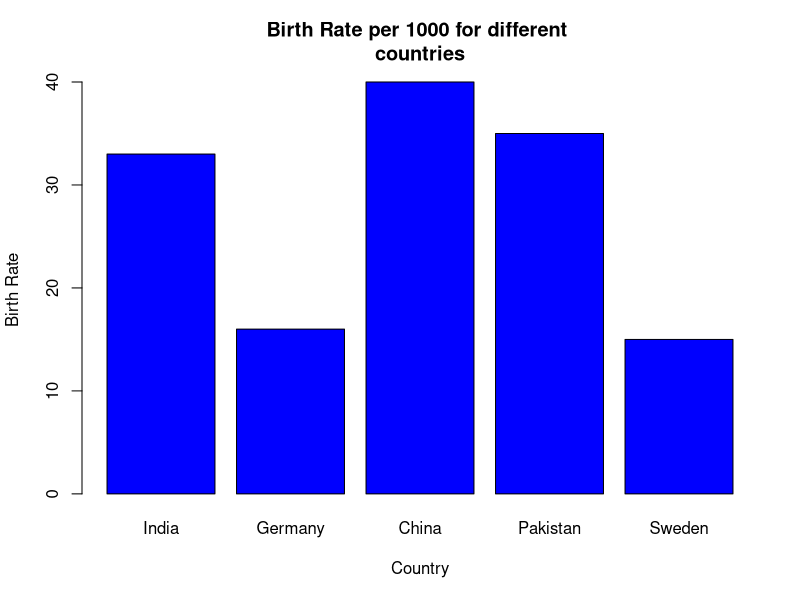
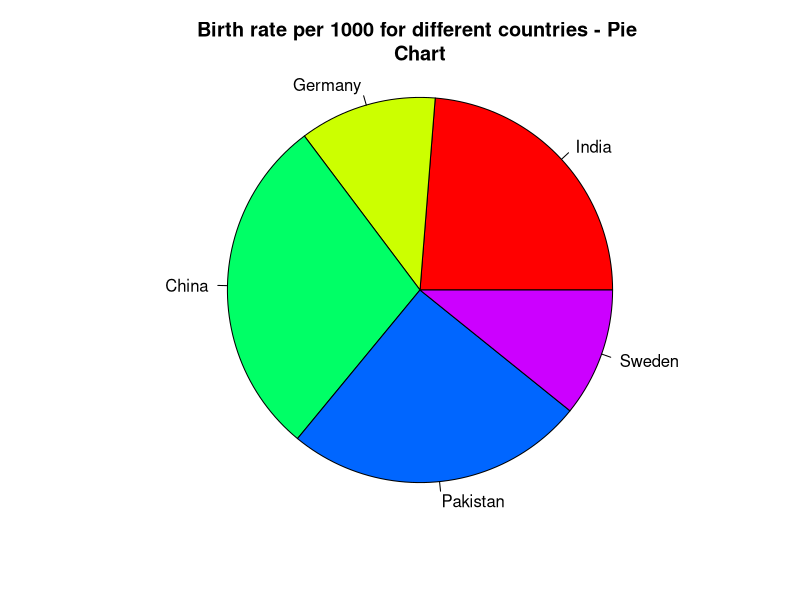
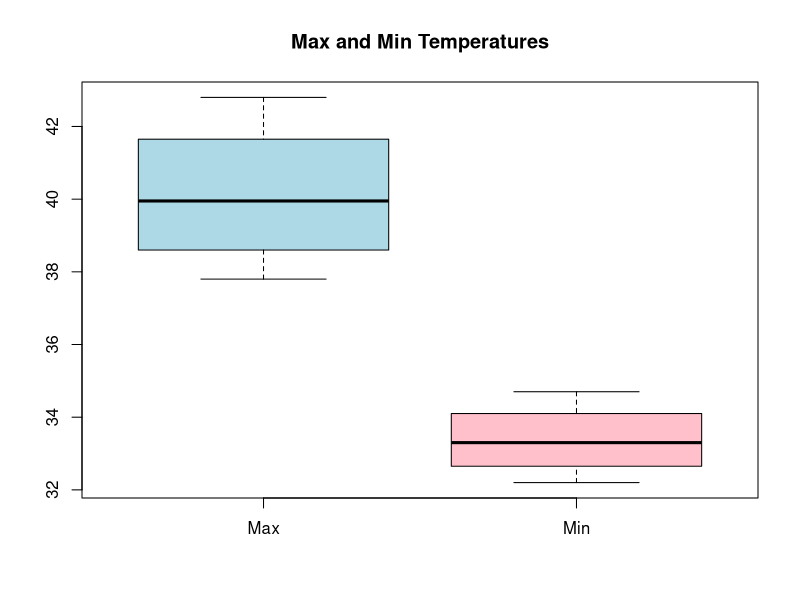
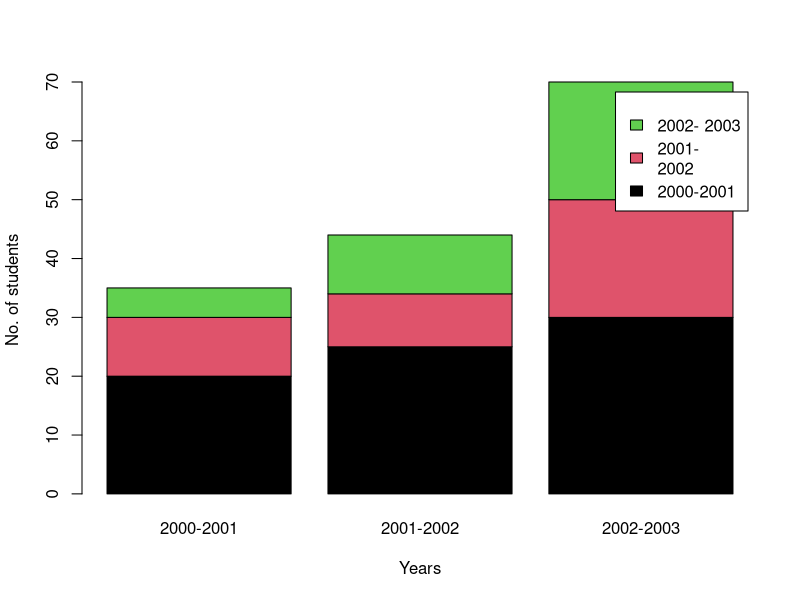
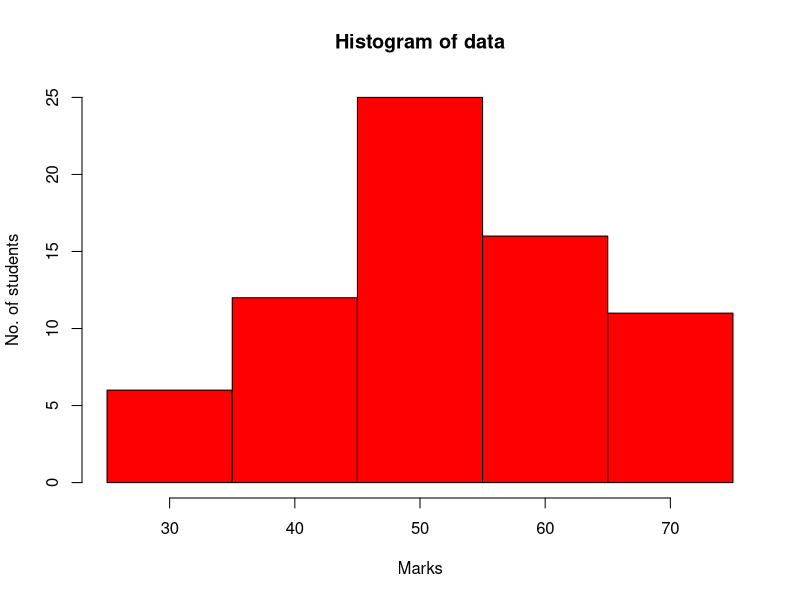
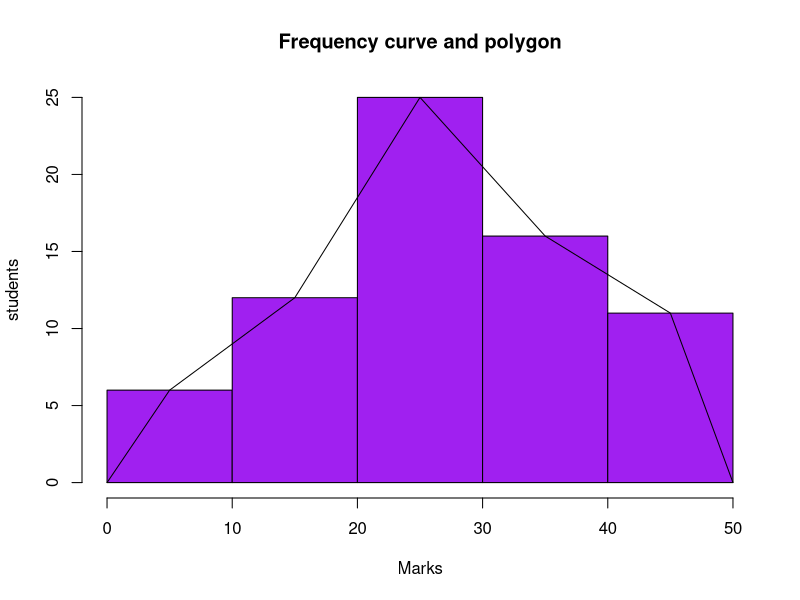
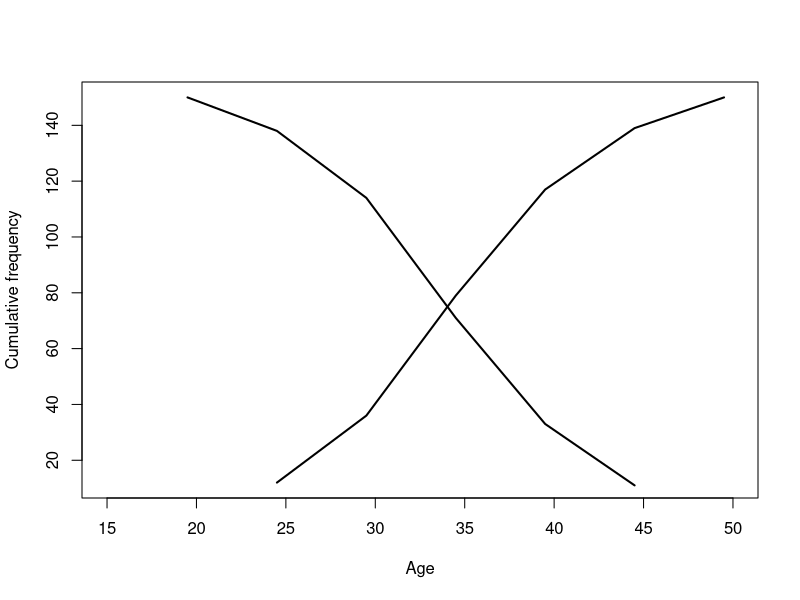
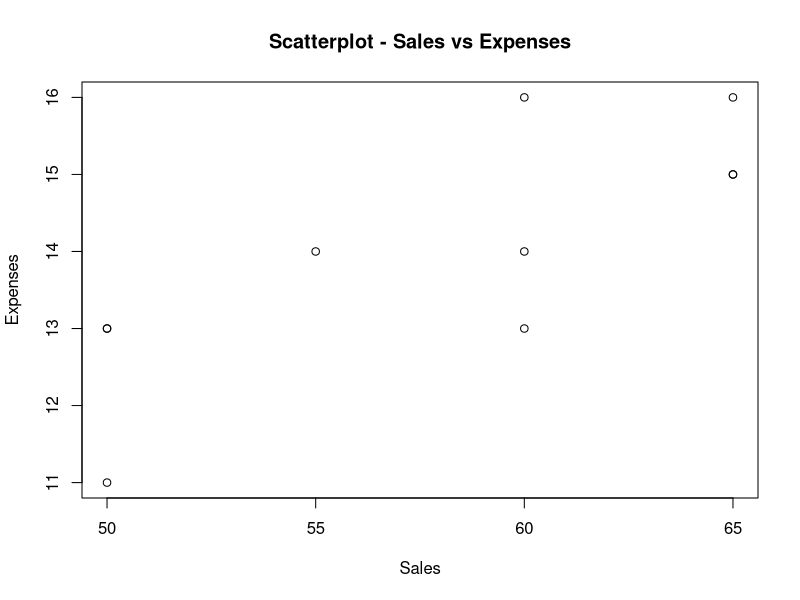

Here is the R script that generated these plots, in order: (Note: this script raises an error after producing the figures.)
country=c("India","Germany","China","Pakistan","Sweden")
birth_rate=c(33,16,40,35,15)
country
birth_rate
#a - bar chart
barplot(birth_rate,names.arg=country,col="blue",main="Birth Rate per 1000 for different 
countries",xlab="Country",ylab="Birth Rate")


country=c("India","Germany","China","Pakistan","Sweden")
birth_rate=c(33,16,40,35,15)
#b - pie chart
pie(birth_rate,main="Birth rate per 1000 for different countries - Pie 
Chart",labels=country,radius=1,col=rainbow (length(birth_rate)))


max=c(40.5,42.8,37.8,39.4)
min=c(34.7,33.5,32.2,33.1)
d=data.frame(max,min,row.names=c("Delhi","Kolkata","Mumbai","Chennai"))
d
boxplot(d,main="Max and Min Temperatures",col=c("lightblue","pink"),names=c("Max","Min"))


years=c("2000-2001","2001-2002","2002-2003")
y1=c(20,10,5)
y2=c(25,9,10)
y3=c(30,20,20)
d=data.frame(y1,y2,y3)
d
d1=as.matrix(d)
d1
barplot(d1,beside=F,names.arg=years,col=1:2:3,legend=c("2000-2001","2001-
2002","2002- 2003"),xlab="Years",ylab="No. of students")


midx=seq(30,70,10)
f=c(6,12,25,16,11)
cls_limit=seq(25,75,10)
y=rep(midx,f)
y
hist(y,breaks=cls_limit,col="red",main="Histogram of data",xlab="Marks",ylab="No. of students")


lb=seq(0,40,10)
ub=seq(10,50,10)
midx=(lb+ub)/2
f=c(6,12,25,16,11)
x0=c(0,midx,50)
y0=c(0,f,0)
y=rep(midx,f)
y
bks=seq(0,50,10)
hist(y,breaks=bks,main="Frequency curve and polygon",col="purple",xlab="Marks",ylab="No. of 
students")
lines(x0,y0)


f=c(12,24,43,38,22,11)
lc=cumsum(f)
lc
uc=1:6
uc
for (i in 6:1){uc[i]=sum(f[6:i])}
uc
lbx=seq(19.5,45.5,5)
lbx
ubx=seq(24.5,49.5,5)
ubx
plot(ubx,lc,type="l",xlim=c(15,50),xlab="Age",ylab="Cumulative frequency",lwd=2)
lines(lbx,uc,type="l",xlim=c(15,50),xlab="Age",ylab="Cumulative frequency",lwd=2)


x=c(50,50,55,60,65,65,65,60,60,50)
y=c(11,13,14,16,16,15,15,14,13,13)
plot(x,y,main="Scatterplot - Sales vs Expenses",xlab="Sales",ylab="Expenses")


marks=c(23,42,12,10,15,14,23,45,10,11,34,56,23,34,19)
boxplot(marks,main="Marks",xlab="JD College",ylab="Marks of students",col="orange")


jan=c(23,34,32,31,34,35,23,27,34)
feb=c(23,21,35,34,36,25,26,23,21)
mar=c(33,35,26,27,28,21,25,24,23)
apr=c(22,21,23,34,35,39,38,37,36)
may=c(38,37,39,40,35,37,41,38,39)
d=data.frame(jan,feb,mar,apr,may)
d
boxplot(d,main="Temperature",xlab="Month",ylab="Degrees in Celcius",names=c("January","February","March","April","May"),col=topo.colors(5))


x1=c(60,68,50,66,60,55,72,60,62,51)
x2=c(42,56,45,64,50,55,57,48,56,42)
x3=c(74,71,78,80,72,62,70,70,76,65)
df=data.frame(x1,x2,x3)
corrplot(cor(df),method="square",col=c("pink","grey"))
